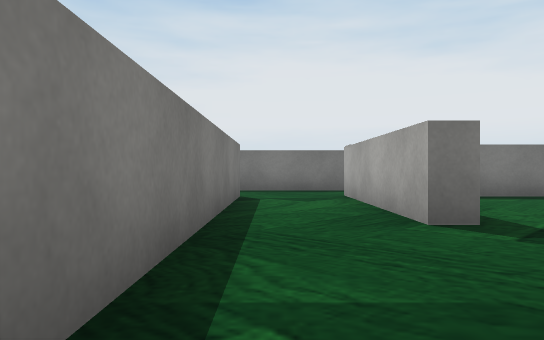
[1] (above)

24 first-person views from a walk through a Unity game level. The camera is 0.51 m above the floor, looks level and sees 70° across. The floor is counted in squares, 1 m on a side. Each view is taken from the middle of a square. On the plan, view 1 faces up. The plan holds only what a view shows up to about 9 squares ahead; the rest is blank. The player character is not drawn. Some surface patterns are stand-ins.

[2]
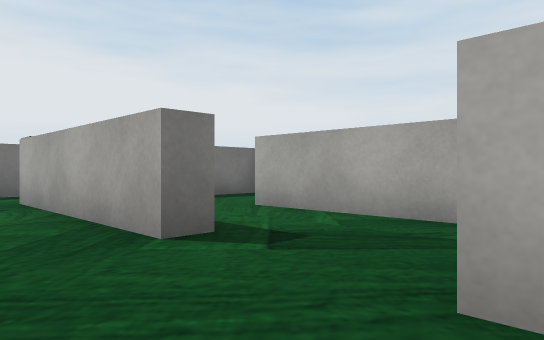

[3]
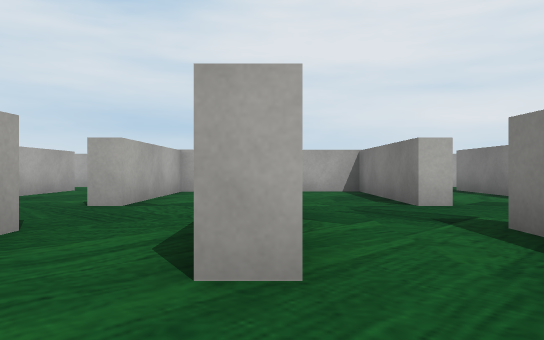

[4]
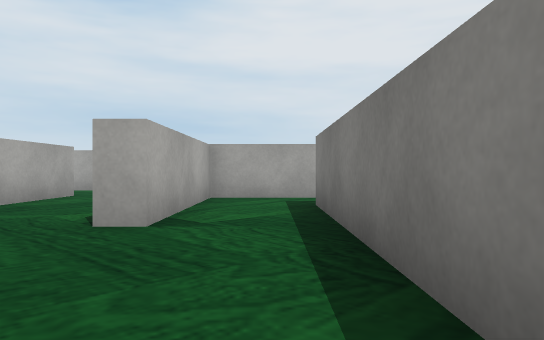

[5]
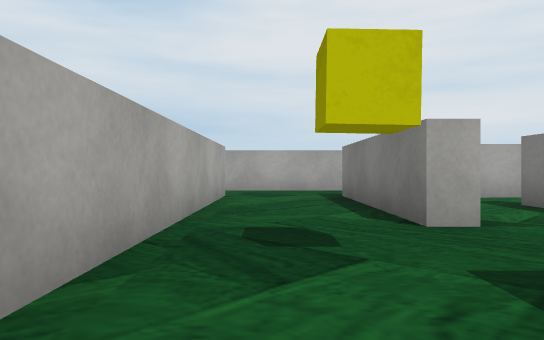

[6]
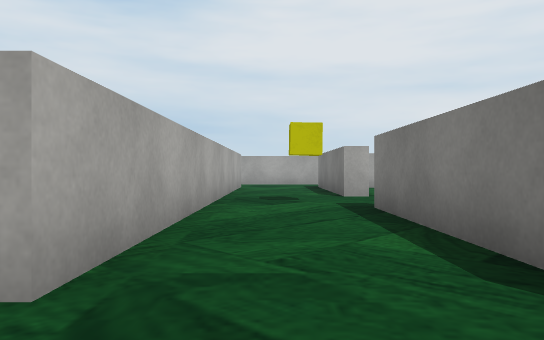

[7]
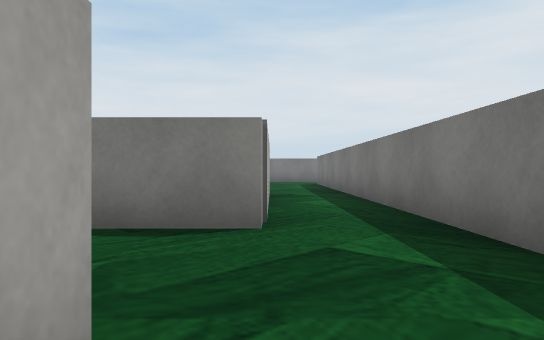

[8]
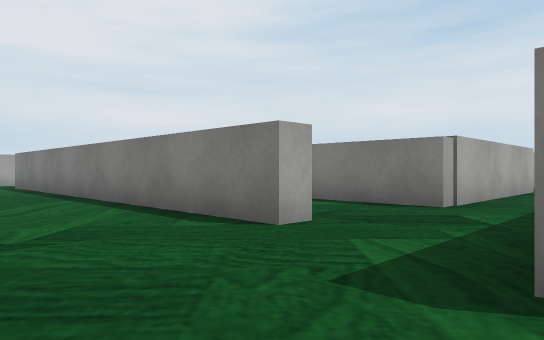

[9]
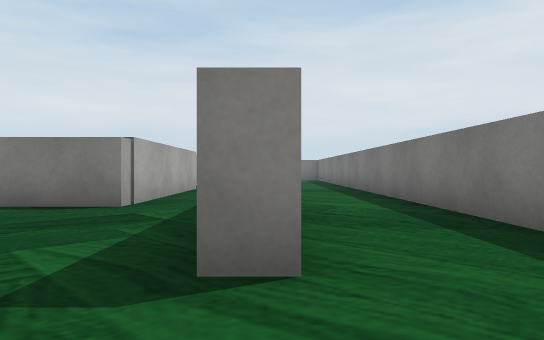

[10]
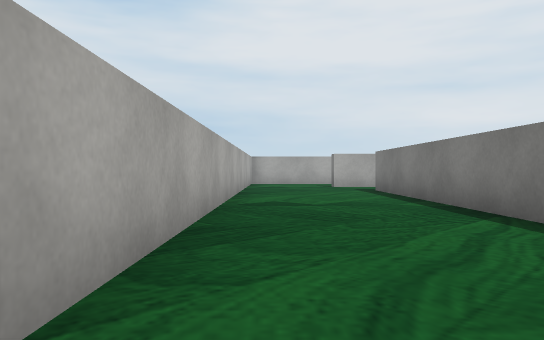

[11]
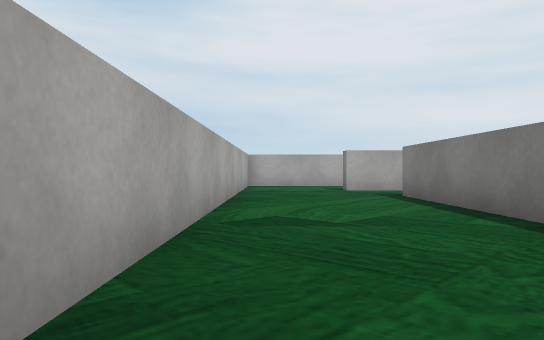

[12]
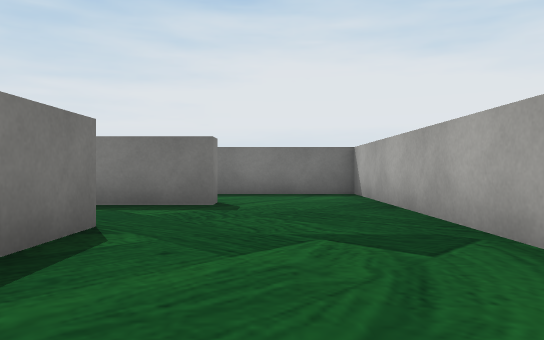

[13]
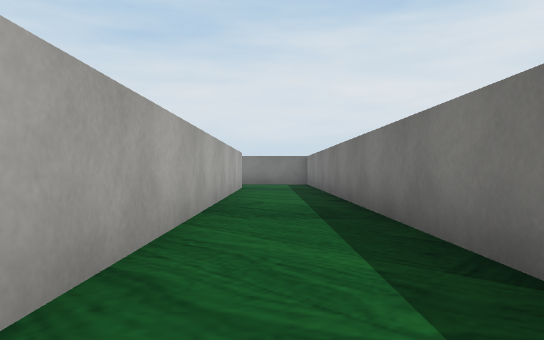

[14]
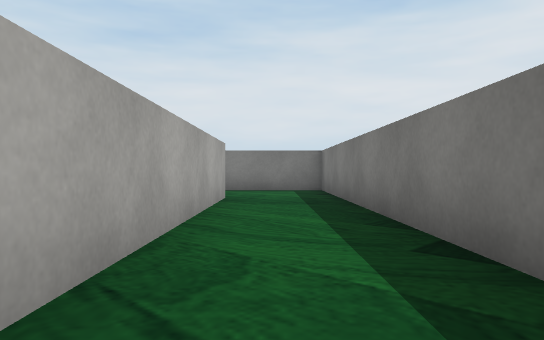

[15]
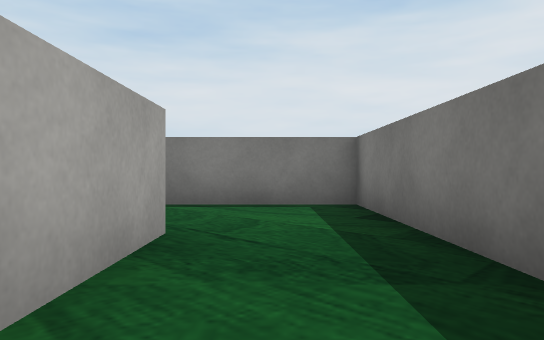

[16]
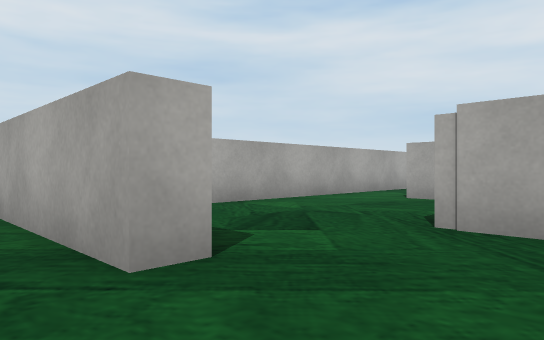

[17]
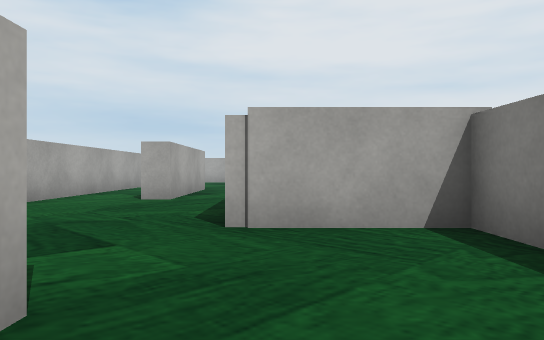

[18]
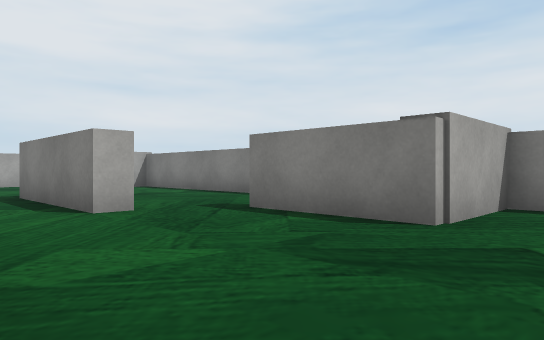

[19]
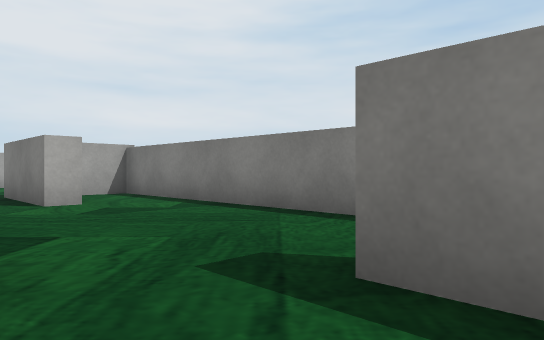

[20]
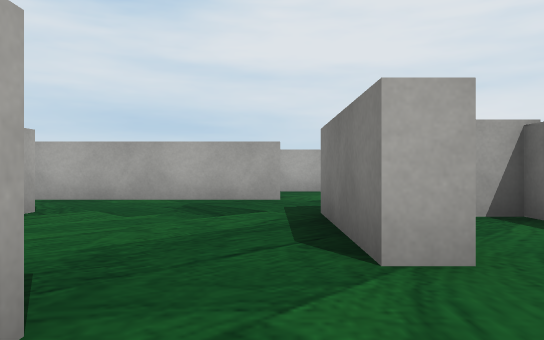

[21]
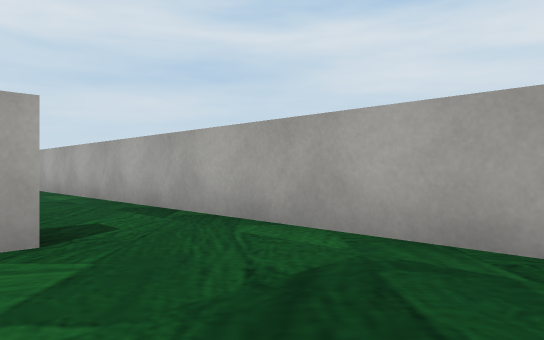

[22]
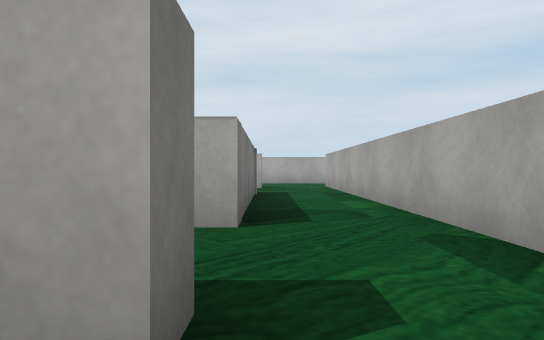

[23]
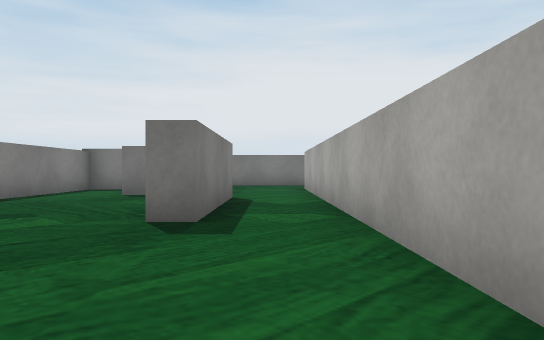

[24]
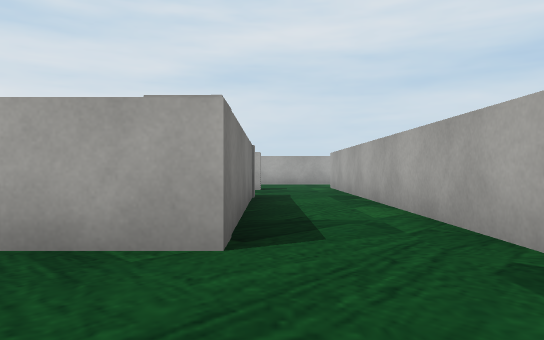

### Floor plan
Points are (right, up) in squares from view 1. A wall is a line through its corners. A room is listed if a view was taken in it or the views show most of it. See-through windows are left out.
Room 1 (views 1, 2, 5, 6, 18, 24)
walls: (1.4, 1.5) (1.9, 1.5); (1.9, 3.6) (1.4, 3.6) (1.4, 8) (6.6, 8) (6.6, 3.8); (6.1, 1.5) (6.6, 1.5) (6.6, -2.6); (-0.5, -2.7) (-1.1, -2.7); (5.2, -2.7) (1.4, -2.7) (1.4, -1.2); (-0.6, 7.4) (-0.6, -2); (6.2, -2.7) (5.8, -2.7); (-1.5, -4.7) (8, -4.7); (8.9, -2.8) (8.9, 7.5); (8.4, 9.6) (1, 9.6)
ways out: opening at (9, -3.5) to room 3; opening at (9, 8.5) to room 3; opening at (-1, 8.5) to room 5; opening at (-1, -3.5) to room 6; opening at (6, 2.5) to room 7; opening at (2, 2.5) to room 8
objects: yellow cube (7, 3)
Room 2 (views 3, 4)
walls: (3.9, 5.2) (4.4, 5.2); (6, 7.4) (3.9, 7.4)
ways out: opening at (5, 4.5) to room 7; opening at (4, 6.5) to room 9
Room 3 (views 7, 10, 11, 12)
walls: (8.9, 7.5) (9.4, 7.5) (9.4, -2.8); (10.1, 9.6) (8.4, 9.6); (12.7, -4) (12.7, 9.6)
ways out: opening at (9, -3.5) to room 1; opening at (9, 8.5) to room 1; opening at (11.5, 10) to room 4
Room 4 (views 8, 9, 13, 14, 15, 16, 17)
walls: (10.1, 10.2) (10.1, 9.6); (-4.1, 9.6) (-4.1, 10.1) (5.9, 10.1); (12.7, 9.6) (12.7, 12.3) (-6.8, 12.3) (-6.8, 9.4)
ways out: opening at (11.5, 10) to room 3; opening at (-5.5, 10) to room 5
Room 5 (view 19)
walls: (-3.2, 4.3) (-2.7, 4.3) (-2.7, 0.8); (-6.8, 9.4) (-6.8, 7.5) (-4.6, 7.5) (-4.6, 5); (-1.1, 0.5) (-1.1, 7.5)
ways out: opening at (-1, 8.5) to room 1; opening at (-5.5, 10) to room 4; opening at (-4, 5) to room 6; opening at (-2, 1) to room 6
Room 6 (views 20, 21, 22, 23)
walls: (-5.1, -0.1) (-4.6, -0.1) (-4.6, -2.6); (-2.7, 0.8) (-3.2, 0.8) (-3.2, 4.3); (-1.1, -2.7) (-1.1, 0.5); (-4.2, -4.7) (-1.5, -4.7); (-4.6, 5) (-5.1, 5); (-6.8, 6) (-6.8, -2.3) (-5.8, -2.3)
ways out: opening at (-1, -3.5) to room 1; opening at (-4, 5) to room 5; opening at (-2, 1) to room 5; opening at (-5.5, -5)
Room 7 (no view inside)
walls: (4.4, 4.1) (4.4, -0.8); (6.1, -0.4) (6.1, 1.5)
ways out: opening at (6, 2.5) to room 1; opening at (5, 4.5) to room 2; opening at (5, 0.5) to room 10
Room 8 (no view inside)
walls: (3.9, 2.2) (3.9, 3.5); (1.9, 1.5) (1.9, -0.5)
ways out: opening at (2, 2.5) to room 1; opening at (3, 4.5) to room 9; opening at (3, 0.5) to room 11
Room 9 (no view inside)
walls: (1.9, 4.1) (1.9, 3.6); (3.9, 3.5) (3.9, 5.2)
ways out: opening at (4, 6.5) to room 2; opening at (3, 4.5) to room 8
Room 10 (no view inside)
walls: (3.3, -2.2) (6.1, -2.1) (6.1, -0.4)
ways out: opening at (5, 0.5) to room 7; opening at (4, -1) to room 11
Room 11 (no view inside)
walls: (1.9, -0.5) (1.9, -2)
ways out: opening at (3, 0.5) to room 8; opening at (4, -1) to room 10

Positions as (right, up) in squares from view 1, and headings:
1: (0, 0), facing up
2: (0, 1), facing up-right
3: (4, 7), facing down
4: (5, 5), facing down
5: (8, 5), facing down
6: (8, 9), facing down
7: (10, 8), facing left
8: (12, 10), facing down-left
9: (12, 10), facing left
10: (12, 7), facing down
11: (12, 5), facing down
12: (11, 4), facing up
13: (7, 11), facing left
14: (3, 11), facing left
15: (-1, 11), facing left
16: (-6, 11), facing down-right
17: (-5, 11), facing down
18: (-1, 9), facing down-left
19: (-3, 6), facing down-left
20: (-4, 2), facing down
21: (-4, -2), facing down-right
22: (-2, -3), facing right
23: (-2, -3), facing up
24: (-1, -3), facing right
